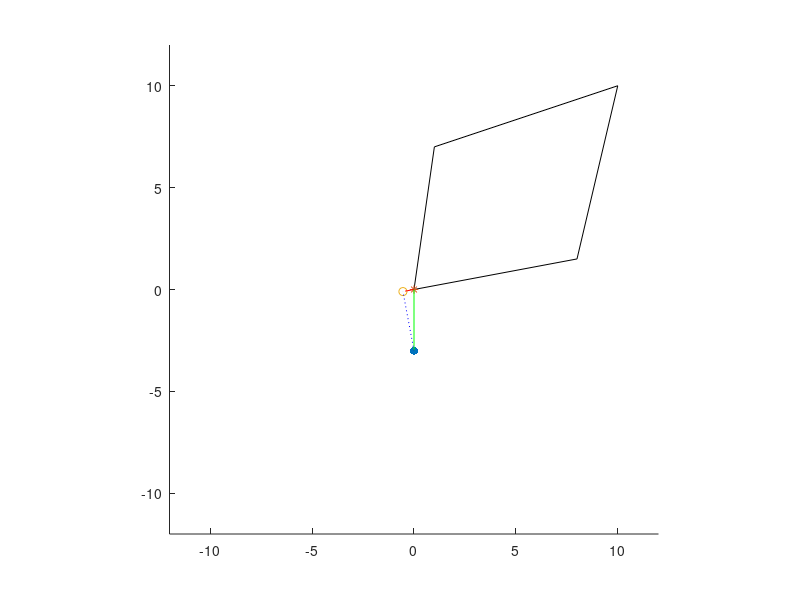
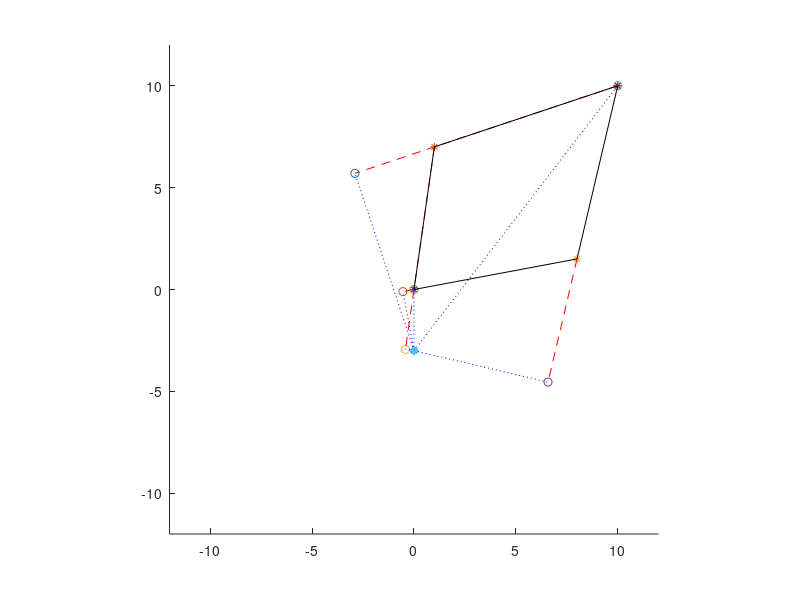

Here is the MATLAB script that generated these plots, in order:
% Jan Lao
% June 2021
% ValeroLab - ValeroArm
% Perpendicular Line Unit Test
close all; clear all; clc;

%% Note to the Reader:
% Criterion for on-polygon as well as eliminating potentially redundant
% hull points is eliminate by the convhull() and inpolygon() commands

%% Trying Different Vertices
% Comment the 2 sets of vertex_x and vertex_y to test out the uncommented.
% Sanity Check (With redundant hull point)
vertex_x = [0; 8; 10; 10; 1; 0];
vertex_y = [0; 1.5; 10; 10; 7; 0];

% Random vertices (Note: as long as its perpendicular it is good!)
rng1 = randi(10, 3, 1);
rng2 = randi(10, 3, 1);
%vertex_x = [0; rng1; 0];
%vertex_y = [0; rng2; 0];

% Close to original code parameters (W_T(hull,1) and W_T(hull, 2))
%vertex_x = [0; 2; 3; 0; -2; -3; 0];
%vertex_y = [-5.7; -2.2; 4.4; 0; -3.4; -10; -5.7];

%% Setting up the rest of the points
% Test out different numbers here
center =  [0,-3]; %or [5, 5]; 
vertices = [vertex_x, vertex_y];
vertices(numel(vertex_x)+1,:) = vertices(1,:); %Wrap around for iterative

%% Single Point/Edge Analysis
% vector = head point - tail point
vertex_A = [vertices(1,1), vertices(1,2)];
vertex_B = [vertices(2,1), vertices(2,2)];

vector_A_to_B = vertex_B - vertex_A;
vector_A_to_Center = center - vertex_A;

% Projection of x onto v
mag_sq1 = vector_A_to_B(1)^2 + vector_A_to_B(2)^2; %intermediate calculation
proj_xv1 = ((dot(vector_A_to_B,vector_A_to_Center))/(mag_sq1))*vector_A_to_B; %something wrong here
w2 = vector_A_to_Center - proj_xv1; %Orthagonal component of x1
w2_mag = sqrt(w2(1)^2+w2(2)^2); %Potential radius
closest_point = [proj_xv1(1) + vertex_A(1), proj_xv1(2) + vertex_A(2)];

figure(1)
scatter(center(1), center(2), 'filled') %center
hold on
plot(vertex_x, vertex_y, 'k') %"hull"
hold on
scatter(vertex_A(1), vertex_A(2), '*') %First vertex
hold on
scatter(closest_point(1),closest_point(2)) %Point P
hold on
%plot([vertex_A(1) vertex_B(1)],[vertex_A(2) vertex_B(2)]) %vector v1
%hold on
plot([vertex_A(1) closest_point(1)],[vertex_A(2) closest_point(2)], '--r') %projection vector
hold on
plot([vertex_A(1) center(1)],[vertex_A(2) center(2)], 'g') %vector x1
hold on
plot([center(1) closest_point(1)],[center(2) closest_point(2)], ':b') %w2
hold off

axis square
xlim([-12 12])
ylim([-12 12])

%% Iterative Analysis
figure (2)
for n = 1:numel(vertex_x)
    vertex_1(n,:) = [vertices(n,1), vertices(n,2)];
    vertex_2(n,:) = [vertices(n+1,1), vertices(n+1,2)];
    
    vector_v(n,:) = vertex_2(n,:) - vertex_1(n,:);
    vector_x(n,:) = center - vertex_1(n,:);
    
    mag_sq =  vector_v(n,1)^2 + vector_v(n,2)^2; %intermediate calculation
    proj_xv(n,:) = ((dot(vector_v(n,:),vector_x(n,:)))/(mag_sq))*vector_v(n,:);
    proj_xv(isnan(proj_xv))= 0;
    
    D(n,:) = vector_x(n,:) - proj_xv(n,:);
    D_mag(n,:) = sqrt(D(n,1)^2 + D(n,2)^2);
    
    p(n,:) = [proj_xv(n,1) + vertex_1(n,1), proj_xv(n,2) + vertex_1(n,2)];
    
    scatter(vertex_1(n,1), vertex_1(n,2), '*') %First vertices
    hold on
    scatter(p(n,1),p(n,2)) %Point P
    hold on
    %plot([vertex_1(n,1) vertex_2(n,1)],[vertex_1(n,2) vertex_2(n,2)], 'g') %vector v
    %hold on
    plot([vertex_1(n,1) p(n,1)],[vertex_1(n,2) p(n,2)], '--r') %projection vector
    hold on
    plot([center(1) p(n,1)],[center(2) p(n,2)], ':b') %D
    hold on
end

D_info = [D, D_mag];
hold on
scatter(center(1), center(2), 'filled') %center
hold on
plot(vertex_x, vertex_y, 'k') %"hull"
hold off

axis square
xlim([-12 12])
ylim([-12 12])